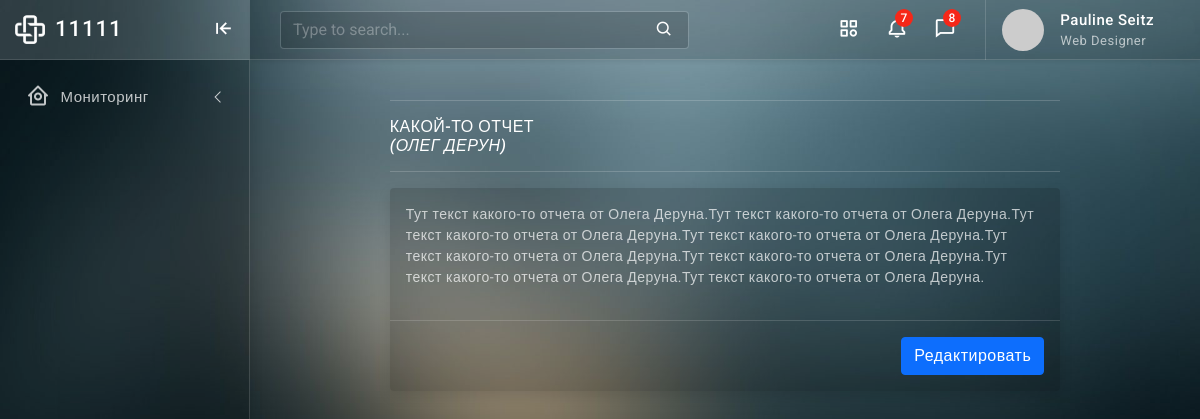
The app's page /note/1/, older data.
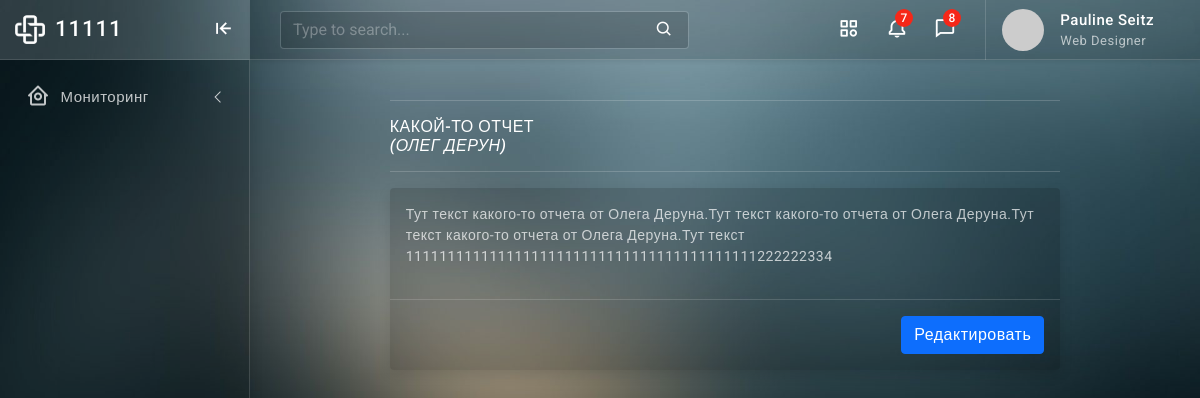
The same page, newer data.
### notes/models.py (models this page shows, shortened)
class Note(models.Model):
    title = models.CharField("Заголовок", max_length=100)
    user = models.ForeignKey('NoteAuthor', on_delete=models.SET_NULL, blank=True, null=True, verbose_name='Пользователь')
    created = models.DateField("Создана", auto_now=True)
    status = models.BooleanField("Закрыто?", default=False)
    textarea = models.TextField("Поле для отчета", max_length=1000)
    class Meta:
        verbose_name = 'Отчет'
        verbose_name_plural = 'Отчеты'

class NoteAuthor(models.Model):
    name = models.CharField("Имя", max_length=20)
    surname = models.CharField("Фамилия", max_length=20)
    post = models.CharField(max_length=1, choices=POST_CHOICES, default="Оператор", verbose_name="Должность")
    class Meta:
        verbose_name = 'Пользователь'
        verbose_name_plural = 'Пользователи'
    def __str__(self):
        return '{0} {1}'.format (self.name, self.surname)

### notes/views.py (the view)
# urls.py: path('note/<int:pk>/', views.NoteDetailView.as_view(), name='note-detail'),
class NoteDetailView(generic.DetailView):
    model = Note

### templates/notes/note_detail.html
{% extends 'notes/layout.html' %}
{% block content %}
<div class="page-wrapper">
  <div class="page-content">
    <div class="row">
      <div class="col-xl-9 mx-auto">
        <hr>
        <h6 class="mb-0 text-uppercase">{{ note.title }}<p><em>({{ note.user }})</em></p></h6>
        <hr/>
        <div class="card">
          <div class="card-body">
            <p>{{ note.textarea }}</p>
          </div>
          <div class="modal-footer">
            <button type="button" class="btn btn-primary"><a href="{% url 'note-edit' note.id %}">Редактировать</a></button>
          </div>
        </div>
      </div>
    </div>
  </div>
</div>
{% endblock content %}

Row changes from the older to the newer data that the page shows:
changed Note "КАКОЙ-ТО ОТЧЕТ": textarea "…от Олега Деруна.Тут текст какого-то отчета от Олега Деруна.Тут текст какого-то отчета от Олега Деруна.Тут текст какого-то отчета от Олега Деруна.Тут текст какого-то отчета от Олега Деруна.Тут текст какого-то отчета от Олега Деруна." → "…от Олега Деруна.Тут текст 111111111111111111111111111111111111111111222222334"
